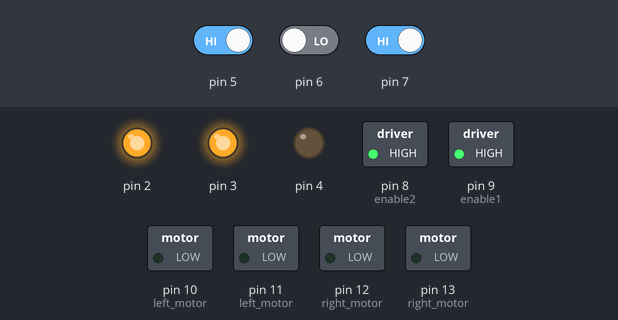
This sketch was run on a simulated Arduino Uno, built with avr-gcc and run on an emulated ATmega328P. On the bench: switched loads named in the sketch (green lamp = pin HIGH), output pins drawn as LEDs (lit = HIGH). Inputs (shaded band) come from the test bench; at power-on: pin 5 HIGH, pin 6 LOW, pin 7 HIGH. What the sketch prints to the serial monitor is not drawn.

Above: at 1.2 s.
1.3 s: pin 5 driven LOW
At 2.5 s:
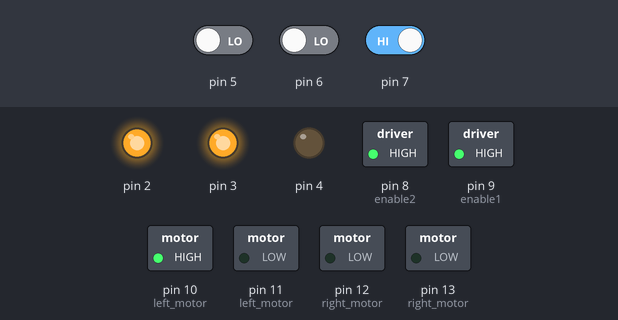
2.8 s: pin 6 driven HIGH
At 3.6 s:
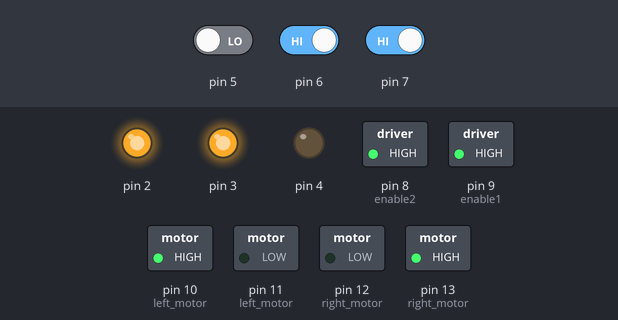
4.3 s: pin 7 driven LOW
At 4.7 s:
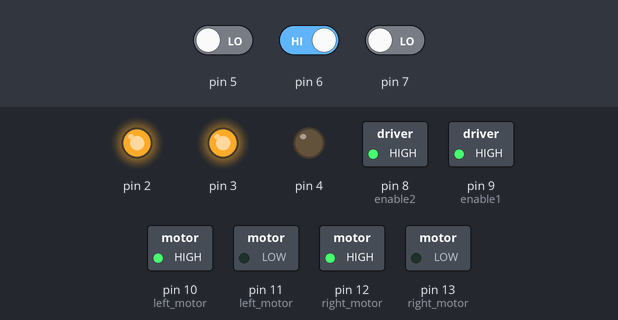
5.8 s: pin 5 driven HIGH
At 6.9 s:
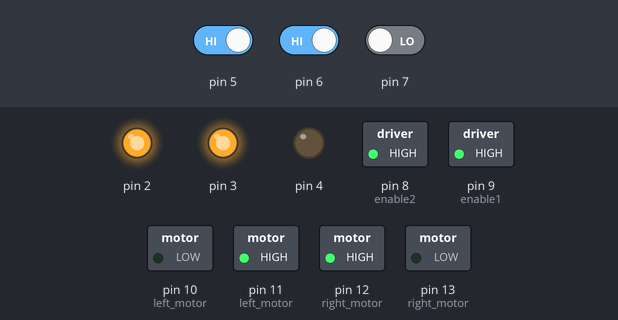
7.3 s: pin 6 driven LOW
At 8.3 s:
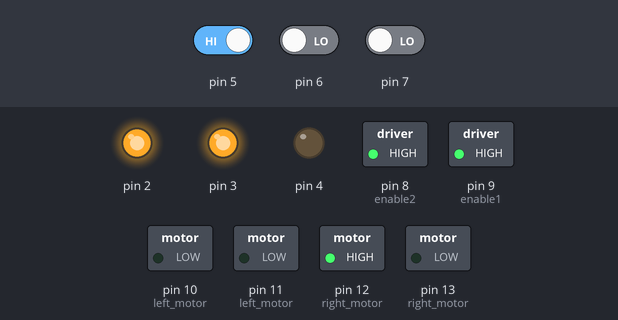
Timing chart, 0 to 9.8 s (numbered marks = the images above; inputs shaded):
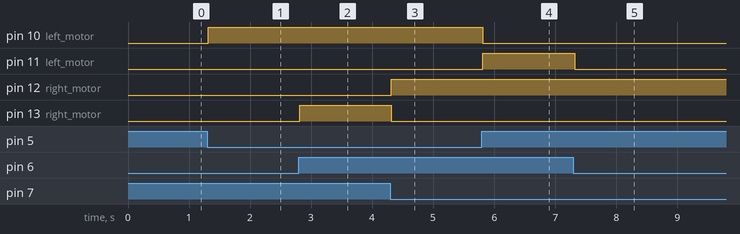

The sketch:

code.ino
```cpp
void setup() {
  //setup code
//  Motor driver
pinMode(10,OUTPUT); //left motor
pinMode(11,OUTPUT); //left motor
pinMode(12,OUTPUT); //right motor
pinMode(13,OUTPUT); //right motor
pinMode(9,OUTPUT); //enable1
pinMode(8,OUTPUT); //enable2
pinMode(2,OUTPUT);
digitalWrite(2,HIGH);
digitalWrite(8,HIGH);
digitalWrite(9,HIGH);
//left sensor
pinMode(3,OUTPUT);
pinMode(4,OUTPUT);
pinMode(5,INPUT);
//middle sensor
pinMode(6,INPUT);
//right sensor
pinMode(7,INPUT);


digitalWrite(4,LOW);
digitalWrite(3,HIGH);


Serial.begin(9600);
}
 void forward()
{
  digitalWrite(10,HIGH);
  digitalWrite(11,LOW);
  digitalWrite(12,HIGH);
  digitalWrite(13,LOW);
}


void left()
{
  digitalWrite(10,LOW);
  digitalWrite(11,LOW);
  digitalWrite(12,HIGH);
  digitalWrite(13,LOW);
}
  void right()
{
  digitalWrite(10,HIGH);
  digitalWrite(11,LOW);
  digitalWrite(12,LOW);
  digitalWrite(13,LOW);
}

   void steepleft()
{
  digitalWrite(10,LOW);
  digitalWrite(11,HIGH);
  digitalWrite(12,HIGH);
  digitalWrite(13,LOW);
}


   void steepright()
{
  digitalWrite(10,HIGH);
  digitalWrite(11,LOW);
  digitalWrite(12,LOW);
  digitalWrite(13,HIGH);
}

void loop() {
  //conditions for movement
  //black==1&&white==0
 int lir=digitalRead(5);
  int cir=digitalRead(6);
    int rir=digitalRead(7);

  Serial.println(lir);
  Serial.println(cir);
  Serial.println(rir);
  if((lir==0&&cir==1&&rir==0)||(lir==1&&cir==1&&rir==1))
  {
    forward();
  }
  if(lir==1&&cir==1&&rir==0)
  {
    steepleft();
  }
  if(lir==0&&cir==0&&rir==0)
  {
    forward();
  }
  if(lir==0&&cir==1&&rir==1)
  {
    steepright();
  }
  if(lir==1&&cir==0&&rir==0)
  {
    left();
  }
  if(lir==0&&cir==0&&rir==1)
  {
    right();
  }
  if(lir==1&&cir==1&&rir==0)
  {
    steepleft();
  }
}
```

Measured:
- after the input at 1.3 s, pin 10 (left_motor): LOW → HIGH at once
- after the input at 2.8 s, pin 13 (right_motor): LOW → HIGH at once
- after the input at 4.3 s, pin 12 (right_motor): LOW → HIGH at once; pin 13 (right_motor): HIGH → LOW at once
- after the input at 5.8 s, pin 10 (left_motor): HIGH → LOW at once; pin 11 (left_motor): LOW → HIGH at once
- after the input at 7.3 s, pin 11 (left_motor): HIGH → LOW at once
